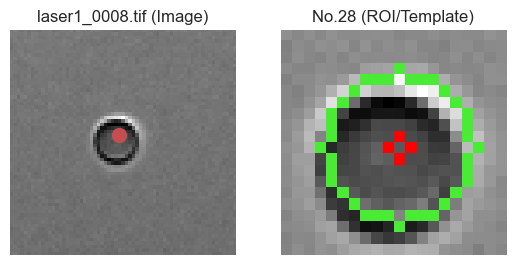
#> input picture Export/TrackFile/Laser/laser1_0008.png, 515 x 265 px, found by its file name
$ jupyter execute --allow-errors testing.ipynb
#> lines starting #> are read from the running program, lines starting #| are printed output that depends on the picture; after the words box and inside, x2 and y2 are one past the last pixel; in counts of white or black regions, pixels touching at a corner belong together
## Packages

[cell 1]
import cv2, os, glob
from PIL import Image
import numpy as np
import matplotlib.pyplot as plt
from scipy import signal
from scipy.signal import fftconvolve

## Toolkits

[cell 2]
class Toolkits:
    def ReadGrayImg(RscPath, show):
        """
        Read an image.

        Args:
            RscPath:(str)image path
            show:(bool)show the image on the screen
        """
        Img = cv2.imread(RscPath,0)
        if show ==True:
            Img.show()
        return Img

    def TIF2AVI(InFolder,OutFolder,OutName,FPS):
        """
        Convert sequential TIFs images into AVI clip format.

        Args:
            InFolder: (str) input folder locaiton (picture file)
            OutFolder: (str) output folder location (video file)
            OutName: (str) AVI clip name
            FPS: (int) frame per seonds
        """

        FPS = int(FPS) # Frame per seconds
        InFolder = str(InFolder); OutFolder = str(OutFolder)
        video_name = f'{OutFolder}/{OutName}.mp4'

        # Read every .Tif files in the folder

        ImgType = os.path.splitext(os.listdir(InFolder)[0])[1]
        if ImgType == ".tif":
            images = [img for img in os.listdir(InFolder) if img.endswith(".tif")]
        elif ImgType == ".png":
            images = [img for img in sorted(os.listdir(InFolder)) if img.endswith(".png")]
        else:
            print("Not recongized image type")

        # Fetch the frame shape(e.g height, width, layer)
        frame = cv2.imread(os.path.join(InFolder, images[0]))
        height, width, layers = frame.shape

        # Adjust output location
        fourcc = cv2.VideoWriter_fourcc(*"mp4v")
        video = cv2.VideoWriter(video_name, fourcc, FPS, (width,height))

        # Convert images(.tif) into video(.avi)
        for image in images:
            video.write(cv2.imread(os.path.join(InFolder, image)))

        cv2.destroyAllWindows()
        video.release()

    def normxcorr2(template, image, mode="full"):
        from scipy.signal import fftconvolve
        ########################################################################################
        # Author: Ujash Joshi, University of Toronto, 2017                                     #
        # Based on Octave implementation by: Benjamin Eltzner, 2014 <b.eltzner@gmx.de>         #
        # Octave/Matlab normxcorr2 implementation in python 3.5                                #
        # Details:                                                                             #
        # Normalized cross-correlation. Similiar results upto 3 significant digits.            #
        # https://github.com/Sabrewarrior/normxcorr2-python/master/norxcorr2.py                #
        # http://lordsabre.blogspot.ca/2017/09/matlab-normxcorr2-implemented-in-python.html    #
        ########################################################################################"""
        """
        Input arrays should be floating point numbers.

        :param template: N-D array, of template or filter you are using for cross-correlation.
        Must be less or equal dimensions to image.
        Length of each dimension must be less than length of image.

        :param image: N-D array

        :param mode: Options, "full", "valid", "same"
        full (Default): The output of fftconvolve is the full discrete linear convolution of the inputs.
        Output size will be image size + 1/2 template size in each dimension.
        valid: The output consists only of those elements that do not rely on the zero-padding.
        same: The output is the same size as image, centered with respect to the ‘full’ output.
        :return: N-D array of same dimensions as image. Size depends on mode parameter.
        """

        # If this happens, it is probably a mistake
        if np.ndim(template) > np.ndim(image) or \
                len([i for i in range(np.ndim(template)) if template.shape[i] > image.shape[i]]) > 0:
            print("normxcorr2: TEMPLATE larger than IMG. Arguments may be swapped.")

        template = template - np.mean(template)
        image = image - np.mean(image)

        a1 = np.ones(template.shape)
        # Faster to flip up down and left right then use fftconvolve instead of scipy's correlate
        ar = np.flipud(np.fliplr(template))
        out = fftconvolve(image, ar.conj(), mode=mode)

        image = fftconvolve(np.square(image), a1, mode=mode) - \
                np.square(fftconvolve(image, a1, mode=mode)) / (np.prod(template.shape))

        # Remove small machine precision errors after subtraction
        image[np.where(image < 0)] = 0
        template = np.sum(np.square(template))
        out = out / np.sqrt(image * template)

        # Remove any divisions by 0 or very close to 0
        out[np.where(np.logical_not(np.isfinite(out)))] = 0

        return out

    # Difference of Gaussians applied to img input
    # [25 lines left out: functions dog, xdog, xdog_garygrossi, not called in this run]

    def Track(SrcFolder, OutFoldName="test" ,SavePlot=True):
        Corr =[0,0,0,0,0,0,0]
        list_x ,list_y = [],[]

        #---------ROI section--------------------------------------------------------------------------------
        FileNumber = len(os.listdir(SrcFolder))
        ROI_INDEX = np.random.randint(0,FileNumber)

        template = Toolkits.ReadGrayImg(f"{SrcFolder}/{sorted(os.listdir(SrcFolder))[ROI_INDEX]}", False)
        output = cv2.cvtColor(template, cv2.COLOR_GRAY2BGR)
        blur = cv2.medianBlur(template,5)
        circles = cv2.HoughCircles(blur, cv2.HOUGH_GRADIENT,1,20,param1=50,param2=10,minRadius=3,maxRadius=20)

        if circles is not None:
            # Get the (x, y, r) as integers
            circles = np.uint16(np.around(circles))
            #print(circles)
            # loop over the circles
            for i in circles[0,:]:
                cv2.circle(output,(i[0],i[1]),i[2],(100, 103, 227),-1) # draw outer
                #cv2.circle(image, center_coordinates, radius, color, thickness)
                #Thickness of -1 px will fill the circle shape by the specified color.
                cv2.circle(output,(i[0],i[1]),1,(255,0,0),1) # draw center
                interval = 3
                x1= i[0] - (i[2]+interval); Corr[0]=x1
                x2= i[0] + (i[2]+interval); Corr[2]=x2
                y1= i[1] - (i[2]+interval); Corr[1]=y1
                y2= i[1] + (i[2]+interval); Corr[3]=y2
                Corr[4]=i[0] # center X
                Corr[5]=i[1] # center Y
                Corr[5]=i[2] # circle radius

                print(f"CenterX:{i[0]}, CenterY:{i[1]}, x1:{x1}, y1:{y1}, x2:{x2}, y2:{y2}, radius:{i[2]}")


        cv2.imwrite("ROI.jpeg",output)
        roi = template.copy()
        cv2.circle(roi,(Corr[4],Corr[5]),Corr[6],(255, 0, 0),-1)
        roi = np.asarray(roi)[Corr[1]:Corr[3], Corr[0]:Corr[2]] #26:44,18:34]# opposite input seleciton
        #roi = cv2.GaussianBlur(roi,(7,7),0)
        #roi = Toolkits.xdog_garygrossi(roi,sigma=0.5,k=200, gamma=0.98,epsilon=0.1,phi=10)

        #---------NormalXCorr--------------------------------------------------------------------------------
        for filename in sorted(os.listdir(SrcFolder)):
            #num1, num2 = str(index).zfill(4), str(index+1).zfill(4)
            image = Toolkits.ReadGrayImg(f"{SrcFolder}/{filename}", False)
            imarray1 = np.asarray(image)
            imarray1 = cv2.GaussianBlur(imarray1,(7,7),0)
            # [6 lines of commented-out code are left out]
            corr = Toolkits.normxcorr2(roi, imarray1, mode="same")
            y, x = np.unravel_index(np.argmax(corr), corr.shape)  # find the match
            #print(f"x:{x},y:{y}")
            list_x.append(x),list_y.append(y)

            if SavePlot == True:
                fig, (ax_orig, ax_corr) = plt.subplots(1, 2)

                ax_orig.imshow(imarray1, cmap='gray')
                ax_orig.set_title(f'{filename}(Image)')
                ax_orig.plot(x, y, 'ro',linewidth=2, markersize=12)
                ax_orig.set_axis_off()

                ax_corr.imshow(roi, cmap='gray')
                ax_corr.set_title(f'No.{ROI_INDEX}(ROI/Template)')
                ax_corr.set_axis_off()
                fig.tight_layout()
                filename = filename.replace(".tif","")
                plt.savefig(f"./Export/TrackFile/{OutFoldName}/{filename}.png", bbox_inches='tight')
                plt.cla()
                plt.close(fig)

        print(f"image shape:{imarray1.shape}, ROI:{roi.shape}")

        return list_x, list_y

## Main Section

[cell 3]
# Environments setup
from functools import partial
def makefolders(root_dir, subfolders):
#> called with root_dir = './Export/TrackFile', subfolders = ('1', '2', '3', '4', '5', 'Free', 'Laser')
    concat_path = partial(os.path.join, root_dir)
    for subfolder in map(concat_path, subfolders):
        os.makedirs(subfolder, exist_ok=True)  # Python 3.2+

if __name__=='__main__':
    # Create folder "TrackFile"
    root_dir = './Export/TrackFile'
    subfolders = ('1', '2', '3', '4', '5','Free','Laser') # Named after group
    makefolders(root_dir,subfolders)

    # Create folde "RawData"
    os.mkdir("./Export/RawData")

[cell 4]
Root1 = "./Brownian_motion" # Import filepath(read image)
Root2 = "./Export" # Export filepath(export animantion)

# Convert sequenes of images(.tif) into animantion(.mp4) -/RawData
Toolkits.TIF2AVI(InFolder=f"{Root1}/Laser", OutFolder=f"{Root2}/RawData", OutName='Laser', FPS=5)
#> in TIF2AVI, frame is the input picture: shape (265, 515, 3); mean B, G, R 148.9, 155, 150.7
#> (the rest of this cell did not finish here and is left out)

for CaseNum in range(1,6):
    Toolkits.TIF2AVI(InFolder=f"{Root1}/Group1/{CaseNum}", OutFolder=f"{Root2}/RawData", OutName=f"Group1_{CaseNum}", FPS=5)

[cell 5]
# Track images through random pick ROI
Toolkits.Track(SrcFolder="./Brownian_motion/Laser", OutFoldName="Laser",SavePlot=True)
#> in ReadGrayImg, `Img = cv2.imread(RscPath,0)`:
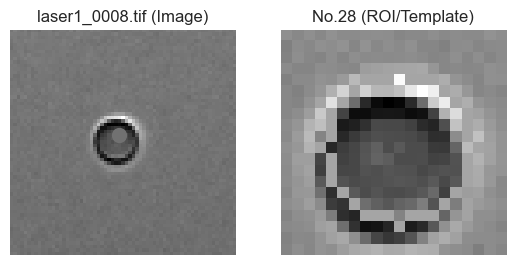
#> Img: shape (265, 515); min 0, max 255, mean 153
#> in Track, `blur = cv2.medianBlur(template,5)`:
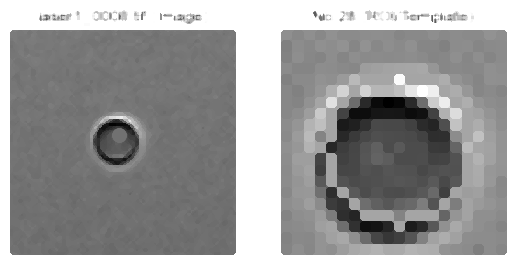
#> blur: shape (265, 515); min 0, max 255, mean 154.2
#> in Track, `circles = cv2.HoughCircles(blur, cv2.HOUGH_GRADIENT,1,20,param1=50,par..`: circles = 61 rows, first 8: [116.5, 137.5, 19.4], [333.5, 201.5, 19.4], [117.5, 157.5, 15], [333.5, 103.5, 19.4], [466.5, 113.5, 19.4], [442.5, 194.5, 19.4], [446.5, 99.5, 19.4], [322.5, 126.5, 19.3]
#> in Track, `circles = np.uint16(np.around(circles))`: circles = 61 rows, first 8: [116, 138, 19], [334, 202, 19], [118, 158, 15], [334, 104, 19], [466, 114, 19], [442, 194, 19], [446, 100, 19], [322, 126, 19]
#> the loop in Track, `for i in circles[0,:]:` made 61 passes
#> (i, x1, x2, y1, y2) on passes 1 to 12: ([116, 138, 19], 94, 138, 116, 160), ([334, 202, 19], 312, 356, 180, 224), ([118, 158, 15], 100, 136, 140, 176), ([334, 104, 19], 312, 356, 82, 126), ([466, 114, 19], 444, 488, 92, 136), ([442, 194, 19], 420, 464, 172, 216), ([446, 100, 19], 424, 468, 78, 122), ([322, 126, 19], 300, 344, 104, 148), ([138, 134, 13], 122, 154, 118, 150), ([438, 152, 12], 423, 453, 137, 167), ([368, 202, 19], 346, 390, 180, 224), ([420, 116, 17], 400, 440, 96, 136)
#| CenterX:116, CenterY:138, x1:94, y1:116, x2:138, y2:160, radius:19
#| CenterX:334, CenterY:202, x1:312, y1:180, x2:356, y2:224, radius:19
#| CenterX:118, CenterY:158, x1:100, y1:140, x2:136, y2:176, radius:15
#| CenterX:334, CenterY:104, x1:312, y1:82, x2:356, y2:126, radius:19
#| CenterX:466, CenterY:114, x1:444, y1:92, x2:488, y2:136, radius:19
#| CenterX:442, CenterY:194, x1:420, y1:172, x2:464, y2:216, radius:19
#| CenterX:446, CenterY:100, x1:424, y1:78, x2:468, y2:122, radius:19
#| CenterX:322, CenterY:126, x1:300, y1:104, x2:344, y2:148, radius:19
#> (further printed lines are left out)
#> after the loop in Track, `for i in circles[0,:]:`:
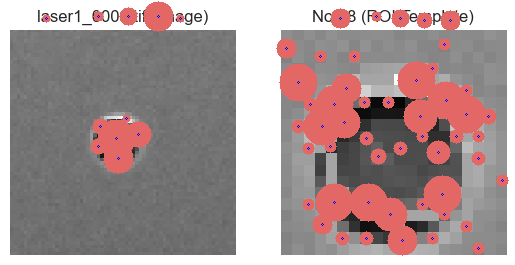
#> output: shape (265, 515, 3); mean B, G, R 147.8, 147.8, 167.2
#> after the loop in Track, `for i in circles[0,:]:`: Corr = [119, 111, 133, 125, 126, 4, 0]
#> in Track, `imarray1 = cv2.GaussianBlur(imarray1,(7,7),0)`:
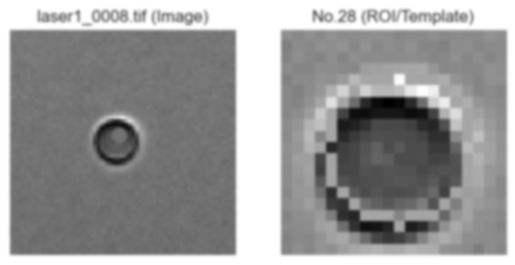
#> imarray1: shape (265, 515); min 0, max 255, mean 153
#> in normxcorr2, `out = fftconvolve(image, ar.conj(), mode=mode)`:
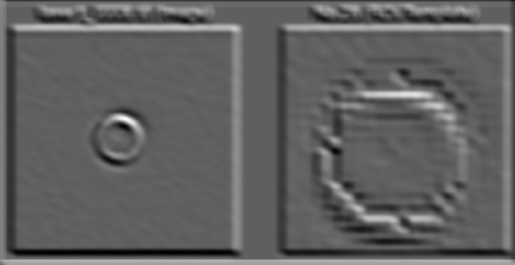
#> out: shape (265, 515) float64; min -376496.5, max 625535.1, mean 5833.8; drawn with min black and max white
#> in normxcorr2, `image = fftconvolve(np.square(image), a1, mode=mode) - \ np.square(fft..`:
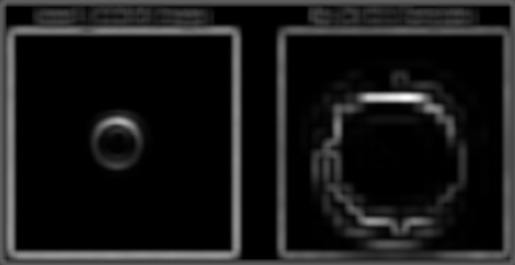
#> image: shape (265, 515) float64; min -2.79e-09, max 1388727.9, mean 133632.6; drawn with min black and max white
#> in normxcorr2, `image[np.where(image < 0)] = 0`: image: shape (265, 515) float64; 4.26% of pixels changed, all inside (x1, y1, x2, y2) = (7, 7, 509, 259)
#> in normxcorr2, `template = np.sum(np.square(template))`: template = 880733.8
#> in normxcorr2, `out[np.where(np.logical_not(np.isfinite(out)))] = 0`:
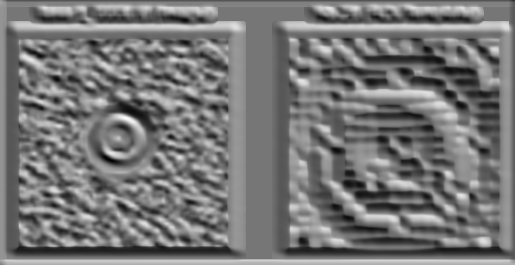
#> out: shape (265, 515) float64; min -0.797, max 0.911, mean 0.00175; drawn with min black and max white
#> in Track, `y, x = np.unravel_index(np.argmax(corr), corr.shape)`: y = 118; x = 126
#> in Track, `plt.savefig(f"./Export/TrackFile/{OutFoldName}/{filename}.png", bbox_i..`:
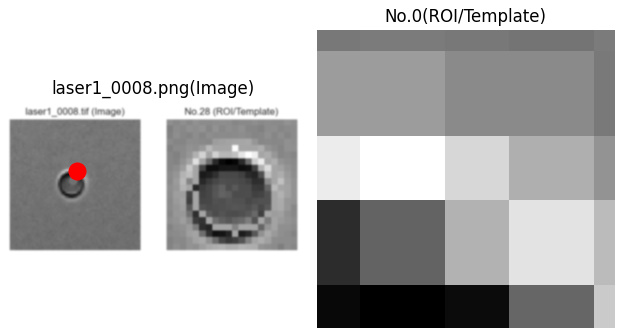
#> figure drawn by matplotlib, 2 panels
#> in Track, `plt.close(fig)`:
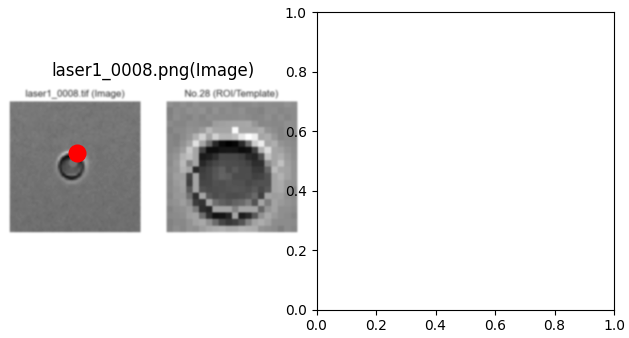
#> figure drawn by matplotlib, 1 panel
#| image shape:(265, 515), ROI:(14, 14)
#> (the rest of this cell did not finish here and is left out)


from tqdm import trange
for CaseNum in trange(1,6):
    Toolkits.Track(SrcFolder=f"./Brownian_motion/Group1/{CaseNum}", OutFoldName=CaseNum,SavePlot=True)

[cell 6]
# Convert sequenes of images(.jpg) into animantion(.mp4) -/TrackFile
Toolkits.TIF2AVI(InFolder=f"{Root2}/TrackFile/Laser", OutFolder=f"{Root2}/TrackFile", OutName='Track_Laser', FPS=5)
#> (the rest of this cell did not finish here and is left out)

for CaseNum in range(1,6):
    Toolkits.TIF2AVI(InFolder=f"{Root2}/TrackFile/{CaseNum}", OutFolder=f"{Root2}/TrackFile", OutName=f"Group1_{CaseNum}", FPS=5)

## OpenCV image processing methods

[cell 7]
import cv2
import numpy as np
import matplotlib.pyplot as plt

im = cv2.imread("/Users/samchen/Documents/Code/Projects/Single_Particle_Tracking/Brownian _motion/1_laser1/laser1_0001.tif")
#> (the rest of this cell did not finish here and is left out)

## Method1-Hough Gradient Method

[cell 8]
## Hough Gradient Method
#https://docs.opencv.org/4.x/da/d53/tutorial_py_houghcircles.html
import cv2
import numpy as np
image = cv2.imread('/Users/samchen/Documents/Code/Projects/Single_Particle_Tracking/Brownian _motion/1_laser1/laser1_0008.tif',0)
#image = cv2.imread('test.jpeg')
output = image.copy()
#image = cv2.cvtColor(image, cv2.COLOR_BGR2GRAY)
blur = cv2.medianBlur(image,5)
circles = cv2.HoughCircles(blur, cv2.HOUGH_GRADIENT,1,20,\
                            param1=50,param2=10,minRadius=5,maxRadius=30)
#> circles = 82 rows, first 8: [116.5, 142.5, 21.7], [343.5, 213.5, 29.4], [343.5, 159.5, 29.4], [397.5, 125.5, 29.4], [431.5, 136.5, 29.4], [435.5, 206.5, 25.8], [344.5, 104.5, 25.8], [424.5, 38.5, 24.8]
# If some circle is found
if circles is not None:
   # Get the (x, y, r) as integers
   circles = np.uint16(np.around(circles))
#> circles = 82 rows, first 8: [116, 142, 22], [344, 214, 29], [344, 160, 29], [398, 126, 29], [432, 136, 29], [436, 206, 26], [344, 104, 26], [424, 38, 25]
   print(circles)
#> (printed output is left out)
   # loop over the circles
   for i in circles[0,:]:
      # draw the outer circle
      cv2.circle(image,(i[0],i[1]),i[2],(0,255,0),1)
      # draw the center of the circle
      cv2.circle(image,(i[0],i[1]),2,(168, 50, 147),1)
      interval = 6
      x1=i[0]-(i[2] +interval)
      y1=i[1]-(i[2] +interval)
      x2=i[0]+(i[2] +interval)
      y2=i[1]+(i[2] +interval)
      print(x1, y1, x2, y2)
#> this loop made 82 passes
#> (i, x1, y1, x2, y2) on passes 1 to 12: ([116, 142, 22], 88, 114, 144, 170), ([344, 214, 29], 309, 179, 379, 249), ([344, 160, 29], 309, 125, 379, 195), ([398, 126, 29], 363, 91, 433, 161), ([432, 136, 29], 397, 101, 467, 171), ([436, 206, 26], 404, 174, 468, 238), ([344, 104, 26], 312, 72, 376, 136), ([424, 38, 25], 393, 7, 455, 69), ([460, 108, 24], 430, 78, 490, 138), ([476, 194, 29], 441, 159, 511, 229), ([306, 122, 29], 271, 87, 341, 157), ([310, 68, 29], 275, 33, 345, 103)
#| 88 114 144 170
#| 309 179 379 249
#| 309 125 379 195
#| 363 91 433 161
#| 397 101 467 171
#| 404 174 468 238
#| 312 72 376 136
#| 393 7 455 69
#> (further printed lines are left out)
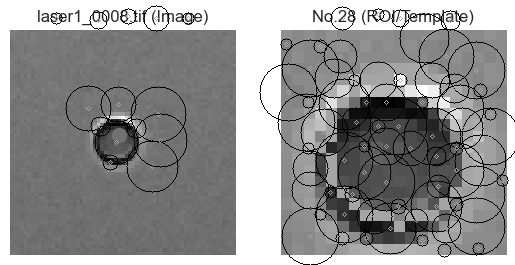
#> image: shape (265, 515); 5.53% of pixels changed, all inside (x1, y1, x2, y2) = (50, 5, 515, 265)


cv2.imwrite("output.jpeg",image)
#> Out = True

## Method2-Template Matchingin OpenCV

[cell 9]
## Template Matchingin OpenCV
#https://docs.opencv.org/4.x/d4/dc6/tutorial_py_template_matching.html
import cv2 as cv
import numpy as np
from matplotlib import pyplot as plt
img = cv.imread('messi5.jpg',0)
#> (the rest of this cell did not finish here and is left out)

## Track

[cell 10]
# [81 lines left out: function Track, not called in this run]

[cell 11]
Toolkits.Track(SrcFolder="./Brownian_motion/Laser", OutFoldName="Laser",SavePlot=True)
#> in Track (call 3), `circles = cv2.HoughCircles(blur, cv2.HOUGH_GRADIENT,1,20,param1=50,par..`: circles = 61 rows, first 8: [116.5, 137.5, 19.4], [333.5, 201.5, 19.4], [117.5, 157.5, 15], [333.5, 103.5, 19.4], [466.5, 113.5, 19.4], [442.5, 194.5, 19.4], [446.5, 99.5, 19.4], [322.5, 126.5, 19.3]
#> in Track (call 3), `circles = np.uint16(np.around(circles))`: circles = 61 rows, first 8: [116, 138, 19], [334, 202, 19], [118, 158, 15], [334, 104, 19], [466, 114, 19], [442, 194, 19], [446, 100, 19], [322, 126, 19]
#> (the rest of this cell did not finish here and is left out)
